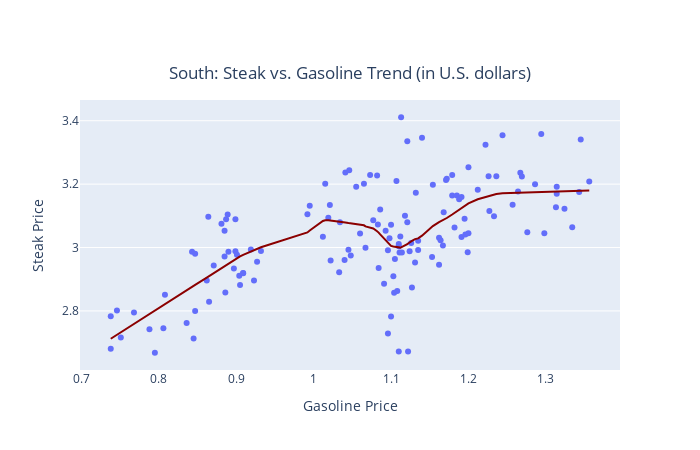

The notebook cell this image was saved under:
### Markdown cell above
## Task 4: Trendline

Let's add a trendline to the above scatter plot for the South area.

Use plotly.express to make things easier https://plotly.com/python/linear-fits/

Create the following plot. Your figure should look similar (though not necessarily identical)

![Task 4](./images/task4.png)

### Code cell
###BEGIN SOLUTION
selected_col = ['area_code','year', 'period', 'value', 'item_code', 'item_name']
years = [1980, 2023]

df31 = df_food_price[selected_col]
df31 = df31[(df31.year >= years[0]) & (df31.year <= years[1])]
df32 = df_gasoline_price[selected_col]
df32 = df32[(df32.year >= years[0]) & (df32.year <= years[1])]

df3 = pd.merge(df31, df32, on = ['area_code', 'year', 'period'], suffixes=('_food', '_gas'), how = 'inner')
#df3

food_item = 'steak, round, usda choice, boneless, per lb. (453.6 gm)'
gas_item = 'gasoline, leaded regular (cost per gallon/3.8 liters)'

df_scatter = df3[(df3['item_name_food'] == food_item) & (df3['item_name_gas'] == gas_item)]
df_scatter = pd.merge(df_scatter, df_area, on = 'area_code')
df_scatter.sort_values(by = ['value_gas'], ascending = True, inplace = True)
uniq_area_codes = ['0300']#df_scatter['area_code'].unique()

data = []

for ac in uniq_area_codes:
    df = df_scatter[df_scatter['area_code'] == ac].copy()
    fig = px.scatter(df, x="value_gas", y="value_food", 
                 trendline="lowess",
                 #trendline_options=dict(log_x=True),
                 trendline_options=dict(frac=0.3),
                 trendline_color_override='darkred',
                 title="Log-transformed fit on linear axes")
    
    layout = go.Layout(
            width=700, height=450,    
            title=go.layout.Title(text='South: Steak vs. Gasoline Trend (in U.S. dollars)', 
                                  y = 0.85, x = 0.5, xanchor = 'center', yanchor = 'top'),
            legend = dict(y = 1, x = 0, title_font_family="Times New Roman",
                          font=dict(
                                    family="Courier",
                                    size=10,
                                    color="black"),
                          bgcolor="LightBlue",
                          bordercolor="Black",
                          borderwidth=0.5),
            xaxis=dict(title = 'Gasoline Price', showgrid=False),
            yaxis=dict(title= 'Steak Price', showgrid=True),
            showlegend=True
        )
    fig.update_layout(layout)
    fig.show()
###END SOLUTION

### Figure 1 — Plotly figure (JSON) as saved in the notebook; plotly's stock layout.template omitted (floating-point values rounded to 4 significant figures; data arrays with more than 128 entries replaced by an {"elided": "..."} marker saying what was removed)
{"data": [{"hovertemplate": "value_gas=%{x}<br>value_food=%{y}<extra></extra>", "legendgroup": "", "marker": {"color": "#636efa", "symbol": "circle"}, "mode": "markers", "name": "", "orientation": "v", "showlegend": false, "type": "scatter", "x": {"elided": "136 float values"}, "xaxis": "x", "y": {"elided": "136 float values"}, "yaxis": "y"}, {"hovertemplate": "<b>LOWESS trendline</b><br><br>value_gas=%{x}<br>value_food=%{y} <b>(trend)</b><extra></extra>", "legendgroup": "", "line": {"color": "darkred"}, "marker": {"color": "#636efa", "symbol": "circle"}, "mode": "lines", "name": "", "showlegend": false, "type": "scatter", "x": {"elided": "136 float values"}, "xaxis": "x", "y": {"elided": "136 float values"}, "yaxis": "y"}], "layout": {"height": 450, "legend": {"bgcolor": "LightBlue", "bordercolor": "Black", "borderwidth": 0.5, "font": {"color": "black", "family": "Courier", "size": 10}, "title": {"font": {"family": "Times New Roman"}}, "tracegroupgap": 0, "x": 0, "y": 1}, "showlegend": true, "title": {"text": "South: Steak vs. Gasoline Trend (in U.S. dollars)", "x": 0.5, "xanchor": "center", "y": 0.85, "yanchor": "top"}, "width": 700, "xaxis": {"anchor": "y", "autorange": true, "domain": [0, 1], "range": [0.6983, 1.396], "showgrid": false, "title": {"text": "Gasoline Price"}, "type": "linear"}, "yaxis": {"anchor": "x", "autorange": true, "domain": [0, 1], "range": [2.614, 3.465], "showgrid": true, "title": {"text": "Steak Price"}, "type": "linear"}}}
